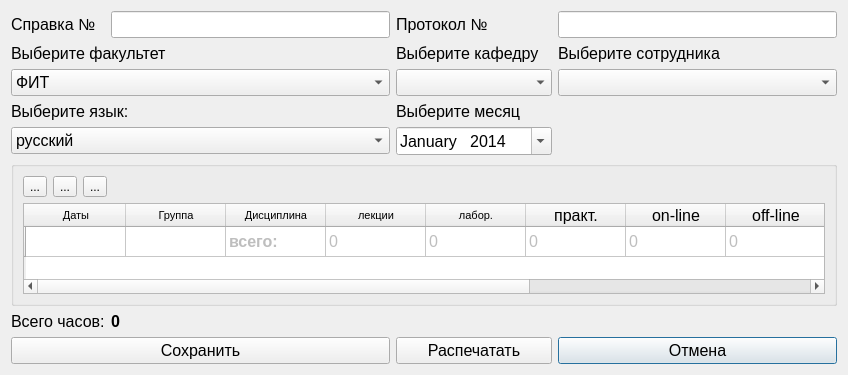
<?xml version="1.0" encoding="UTF-8"?>
<ui version="4.0">
 <class>AddOrEdit_SpravkaPochas</class>
 <widget class="QDialog" name="AddOrEdit_SpravkaPochas">
  <property name="geometry">
   <rect>
    <x>0</x>
    <y>0</y>
    <width>848</width>
    <height>375</height>
   </rect>
  </property>
  <property name="windowTitle">
   <string>Добавление ведомости на хранение курсовых работ</string>
  </property>
  <layout class="QGridLayout" name="gridLayout">
   <item row="6" column="2" colspan="2">
    <widget class="QDateEdit" name="dateEdit">
     <property name="font">
      <font>
       <pointsize>12</pointsize>
      </font>
     </property>
     <property name="currentSection">
      <enum>QDateTimeEdit::MonthSection</enum>
     </property>
     <property name="displayFormat">
      <string>MMMM   yyyy</string>
     </property>
     <property name="calendarPopup">
      <bool>true</bool>
     </property>
     <property name="date">
      <date>
       <year>2014</year>
       <month>1</month>
       <day>1</day>
      </date>
     </property>
    </widget>
   </item>
   <item row="10" column="4">
    <widget class="QPushButton" name="pushButton_cancel">
     <property name="font">
      <font>
       <pointsize>12</pointsize>
      </font>
     </property>
     <property name="text">
      <string>Отмена</string>
     </property>
     <property name="icon">
      <iconset resource="../resourses.qrc">
       <normaloff>:/img/img/cancel.png</normaloff>:/img/img/cancel.png</iconset>
     </property>
    </widget>
   </item>
   <item row="1" column="4">
    <widget class="QLabel" name="label">
     <property name="font">
      <font>
       <pointsize>12</pointsize>
      </font>
     </property>
     <property name="text">
      <string>Выберите сотрудника</string>
     </property>
    </widget>
   </item>
   <item row="9" column="0">
    <widget class="QLabel" name="label_7">
     <property name="font">
      <font>
       <pointsize>12</pointsize>
      </font>
     </property>
     <property name="text">
      <string>Всего часов:</string>
     </property>
    </widget>
   </item>
   <item row="2" column="4">
    <widget class="QComboBox" name="comboBox_sotr">
     <property name="font">
      <font>
       <pointsize>12</pointsize>
      </font>
     </property>
    </widget>
   </item>
   <item row="5" column="2" colspan="2">
    <widget class="QLabel" name="label_3">
     <property name="font">
      <font>
       <pointsize>12</pointsize>
      </font>
     </property>
     <property name="text">
      <string>Выберите месяц</string>
     </property>
    </widget>
   </item>
   <item row="9" column="1">
    <widget class="QLabel" name="label_vsego">
     <property name="font">
      <font>
       <pointsize>12</pointsize>
       <weight>75</weight>
       <bold>true</bold>
      </font>
     </property>
     <property name="text">
      <string>0</string>
     </property>
    </widget>
   </item>
   <item row="6" column="0" colspan="2">
    <widget class="QComboBox" name="comboBox_yazyk">
     <property name="font">
      <font>
       <pointsize>12</pointsize>
      </font>
     </property>
     <item>
      <property name="text">
       <string>русский</string>
      </property>
     </item>
     <item>
      <property name="text">
       <string>кыргызский</string>
      </property>
     </item>
     <item>
      <property name="text">
       <string>английский</string>
      </property>
     </item>
    </widget>
   </item>
   <item row="2" column="2" colspan="2">
    <widget class="QComboBox" name="comboBox_kafedra">
     <property name="font">
      <font>
       <pointsize>12</pointsize>
      </font>
     </property>
    </widget>
   </item>
   <item row="1" column="2" colspan="2">
    <widget class="QLabel" name="label_2">
     <property name="font">
      <font>
       <pointsize>12</pointsize>
      </font>
     </property>
     <property name="text">
      <string>Выберите кафедру</string>
     </property>
    </widget>
   </item>
   <item row="5" column="0" colspan="2">
    <widget class="QLabel" name="label_5">
     <property name="font">
      <font>
       <pointsize>12</pointsize>
      </font>
     </property>
     <property name="text">
      <string>Выберите язык:</string>
     </property>
    </widget>
   </item>
   <item row="1" column="0" colspan="2">
    <widget class="QLabel" name="label_4">
     <property name="sizePolicy">
      <sizepolicy hsizetype="Expanding" vsizetype="Fixed">
       <horstretch>0</horstretch>
       <verstretch>0</verstretch>
      </sizepolicy>
     </property>
     <property name="font">
      <font>
       <pointsize>12</pointsize>
      </font>
     </property>
     <property name="text">
      <string>Выберите факультет</string>
     </property>
    </widget>
   </item>
   <item row="0" column="0">
    <widget class="QLabel" name="label_6">
     <property name="font">
      <font>
       <pointsize>12</pointsize>
      </font>
     </property>
     <property name="text">
      <string>Справка №</string>
     </property>
    </widget>
   </item>
   <item row="0" column="1">
    <widget class="QLineEdit" name="lineEdit_nomer">
     <property name="font">
      <font>
       <pointsize>12</pointsize>
      </font>
     </property>
     <property name="inputMethodHints">
      <set>Qt::ImhDigitsOnly</set>
     </property>
    </widget>
   </item>
   <item row="0" column="4">
    <widget class="QLineEdit" name="lineEdit_protocol">
     <property name="font">
      <font>
       <pointsize>12</pointsize>
      </font>
     </property>
     <property name="inputMethodHints">
      <set>Qt::ImhDigitsOnly</set>
     </property>
    </widget>
   </item>
   <item row="0" column="2" colspan="2">
    <widget class="QLabel" name="label_8">
     <property name="font">
      <font>
       <pointsize>12</pointsize>
      </font>
     </property>
     <property name="text">
      <string>Протокол №</string>
     </property>
    </widget>
   </item>
   <item row="7" column="0" colspan="5">
    <widget class="QGroupBox" name="groupBox">
     <property name="title">
      <string/>
     </property>
     <layout class="QGridLayout" name="gridLayout_2">
      <item row="1" column="0">
       <widget class="QToolButton" name="toolButton_add">
        <property name="text">
         <string>...</string>
        </property>
        <property name="icon">
         <iconset resource="../resourses.qrc">
          <normaloff>:/img/img/add.png</normaloff>:/img/img/add.png</iconset>
        </property>
        <property name="iconSize">
         <size>
          <width>20</width>
          <height>20</height>
         </size>
        </property>
       </widget>
      </item>
      <item row="1" column="1">
       <widget class="QToolButton" name="toolButton_edit">
        <property name="text">
         <string>...</string>
        </property>
        <property name="icon">
         <iconset resource="../resourses.qrc">
          <normaloff>:/img/img/edit.png</normaloff>:/img/img/edit.png</iconset>
        </property>
        <property name="iconSize">
         <size>
          <width>20</width>
          <height>20</height>
         </size>
        </property>
       </widget>
      </item>
      <item row="2" column="0" colspan="4">
       <widget class="QTableWidget" name="tableWidget">
        <property name="font">
         <font>
          <pointsize>12</pointsize>
         </font>
        </property>
        <property name="selectionBehavior">
         <enum>QAbstractItemView::SelectItems</enum>
        </property>
        <attribute name="horizontalHeaderStretchLastSection">
         <bool>true</bool>
        </attribute>
        <row>
         <property name="text">
          <string/>
         </property>
        </row>
        <column>
         <property name="text">
          <string>Даты</string>
         </property>
         <property name="font">
          <font>
           <pointsize>8</pointsize>
          </font>
         </property>
        </column>
        <column>
         <property name="text">
          <string>Группа</string>
         </property>
         <property name="font">
          <font>
           <pointsize>8</pointsize>
           <weight>50</weight>
           <bold>false</bold>
          </font>
         </property>
        </column>
        <column>
         <property name="text">
          <string>Дисциплина</string>
         </property>
         <property name="font">
          <font>
           <pointsize>8</pointsize>
           <weight>50</weight>
           <bold>false</bold>
          </font>
         </property>
        </column>
        <column>
         <property name="text">
          <string>лекции</string>
         </property>
         <property name="font">
          <font>
           <pointsize>8</pointsize>
           <weight>50</weight>
           <bold>false</bold>
          </font>
         </property>
        </column>
        <column>
         <property name="text">
          <string>лабор.</string>
         </property>
         <property name="font">
          <font>
           <pointsize>8</pointsize>
           <weight>50</weight>
           <bold>false</bold>
          </font>
         </property>
        </column>
        <column>
         <property name="text">
          <string>практ.</string>
         </property>
        </column>
        <column>
         <property name="text">
          <string>on-line</string>
         </property>
        </column>
        <column>
         <property name="text">
          <string>off-line</string>
         </property>
        </column>
        <column>
         <property name="text">
          <string>контр. р.</string>
         </property>
        </column>
        <column>
         <property name="text">
          <string>экзамен</string>
         </property>
        </column>
        <column>
         <property name="text">
          <string>курсовые р.</string>
         </property>
        </column>
        <item row="0" column="0">
         <property name="text">
          <string/>
         </property>
         <property name="flags">
          <set>ItemIsUserCheckable</set>
         </property>
        </item>
        <item row="0" column="1">
         <property name="text">
          <string/>
         </property>
         <property name="flags">
          <set>NoItemFlags</set>
         </property>
        </item>
        <item row="0" column="2">
         <property name="text">
          <string>всего:</string>
         </property>
         <property name="font">
          <font>
           <weight>75</weight>
           <bold>true</bold>
          </font>
         </property>
         <property name="flags">
          <set>ItemIsSelectable|ItemIsUserCheckable</set>
         </property>
        </item>
        <item row="0" column="3">
         <property name="text">
          <string>0</string>
         </property>
         <property name="flags">
          <set>ItemIsSelectable</set>
         </property>
        </item>
        <item row="0" column="4">
         <property name="text">
          <string>0</string>
         </property>
         <property name="flags">
          <set>ItemIsSelectable</set>
         </property>
        </item>
        <item row="0" column="5">
         <property name="text">
          <string>0</string>
         </property>
         <property name="flags">
          <set>ItemIsSelectable</set>
         </property>
        </item>
        <item row="0" column="6">
         <property name="text">
          <string>0</string>
         </property>
         <property name="flags">
          <set>ItemIsSelectable</set>
         </property>
        </item>
        <item row="0" column="7">
         <property name="text">
          <string>0</string>
         </property>
         <property name="flags">
          <set>ItemIsSelectable</set>
         </property>
        </item>
        <item row="0" column="8">
         <property name="text">
          <string>0</string>
         </property>
         <property name="flags">
          <set>ItemIsSelectable</set>
         </property>
        </item>
        <item row="0" column="9">
         <property name="text">
          <string>0</string>
         </property>
         <property name="flags">
          <set>ItemIsSelectable</set>
         </property>
        </item>
        <item row="0" column="10">
         <property name="text">
          <string>0</string>
         </property>
         <property name="flags">
          <set>ItemIsSelectable</set>
         </property>
        </item>
       </widget>
      </item>
      <item row="1" column="2">
       <widget class="QToolButton" name="toolButton_delete">
        <property name="text">
         <string>...</string>
        </property>
        <property name="icon">
         <iconset resource="../resourses.qrc">
          <normaloff>:/img/img/delete.png</normaloff>:/img/img/delete.png</iconset>
        </property>
        <property name="iconSize">
         <size>
          <width>20</width>
          <height>20</height>
         </size>
        </property>
       </widget>
      </item>
     </layout>
    </widget>
   </item>
   <item row="10" column="2" colspan="2">
    <widget class="QPushButton" name="pushButton_print">
     <property name="font">
      <font>
       <pointsize>12</pointsize>
      </font>
     </property>
     <property name="text">
      <string>Распечатать</string>
     </property>
     <property name="icon">
      <iconset resource="../resourses.qrc">
       <normaloff>:/img/img/print.png</normaloff>:/img/img/print.png</iconset>
     </property>
    </widget>
   </item>
   <item row="10" column="0" colspan="2">
    <widget class="QPushButton" name="pushButton_ok">
     <property name="font">
      <font>
       <pointsize>12</pointsize>
      </font>
     </property>
     <property name="text">
      <string>Сохранить</string>
     </property>
     <property name="icon">
      <iconset resource="../resourses.qrc">
       <normaloff>:/img/img/ok.png</normaloff>:/img/img/ok.png</iconset>
     </property>
    </widget>
   </item>
   <item row="2" column="0" colspan="2">
    <widget class="QComboBox" name="comboBox_facultet">
     <property name="font">
      <font>
       <pointsize>12</pointsize>
      </font>
     </property>
     <item>
      <property name="text">
       <string>ФИТ</string>
      </property>
     </item>
     <item>
      <property name="text">
       <string>ИДОиПК</string>
      </property>
     </item>
    </widget>
   </item>
  </layout>
 </widget>
 <resources>
  <include location="../resourses.qrc"/>
 </resources>
 <connections/>
</ui>
